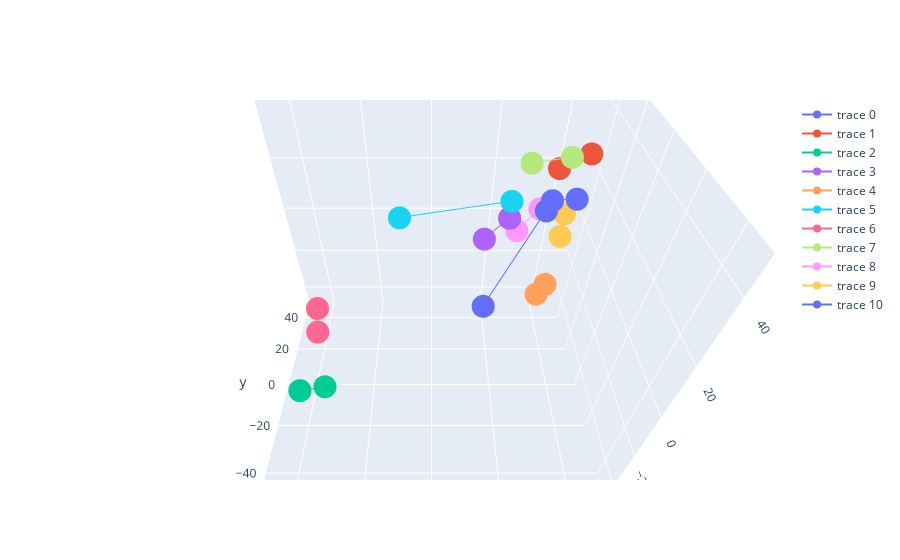

The notebook cell saved with this chart:
### Code cell
figure=go.Figure(
    data=data,
    layout=go.Layout(
      
        scene=dict(
            xaxis=dict(title="x", range = (-RANGE,RANGE)),
            yaxis=dict(title="y",range = (-RANGE,RANGE)),
            zaxis=dict(title="z", range = (-RANGE,RANGE))
                  ),

    ))


name = ''
# Default parameters which are used when `layout.scene.camera` is not provided
camera = dict(
    up=dict(x=0, y=0, z=1),
    center=dict(x=0, y=0, z=0),
    eye=dict(x=0, y=-1, z=1)
)

figure.update_layout(scene_camera=camera, title=name)#

figure.show()

### Figure 1 — Plotly figure (JSON) as saved in the notebook; plotly's stock layout.template omitted (floating-point values rounded to 4 significant figures)
{"data": [{"mode": "markers+lines", "text": ["France", "Paris"], "type": "scatter3d", "x": [30.33, 34.7], "y": [9.274, 3.413], "z": [26.23, 30.02]}, {"mode": "markers+lines", "text": ["London", "England"], "type": "scatter3d", "x": [37.53, 31.97], "y": [10.87, 16.05], "z": [39.23, 32.6]}, {"mode": "markers+lines", "text": ["Mali", "Bamako"], "type": "scatter3d", "x": [-38.65, -32.56], "y": [-20.42, -15.57], "z": [-27.32, -31.37]}, {"mode": "markers+lines", "text": ["Italy", "Rome"], "type": "scatter3d", "x": [20.86, 14.69], "y": [13.39, 13.6], "z": [17.98, 10.2]}, {"mode": "markers+lines", "text": ["Poland", "Warsaw"], "type": "scatter3d", "x": [35.51, 37.2], "y": [24.71, 22.68], "z": [-22.73, -16.07]}, {"mode": "markers+lines", "text": ["Spain", "Madrid"], "type": "scatter3d", "x": [20.18, -10.28], "y": [9.381, 36.96], "z": [25.97, 3.737]}, {"mode": "markers+lines", "text": ["Kenya", "Nairobi"], "type": "scatter3d", "x": [-27.64, -27.05], "y": [-23.98, -21.11], "z": [4.771, 11.17]}, {"mode": "markers+lines", "text": ["Germany", "Berlin"], "type": "scatter3d", "x": [23.82, 31.4], "y": [10.53, 4.165], "z": [36.8, 41.35]}, {"mode": "markers+lines", "text": ["Japan", "Tokyo"], "type": "scatter3d", "x": [30.45, 25.58], "y": [22.2, 25.71], "z": [16.02, 5.547]}, {"mode": "markers+lines", "text": ["China", "Beijing"], "type": "scatter3d", "x": [38.21, 39.03], "y": [24.07, 25.57], "z": [13.05, 3.273]}, {"mode": "markers+lines", "text": ["Jordan", "Amman"], "type": "scatter3d", "x": [25.11, 12.54], "y": [-8.69, -17.45], "z": [33.55, 8.687]}], "layout": {"scene": {"camera": {"center": {"x": 0, "y": 0, "z": 0}, "eye": {"x": 0, "y": -1, "z": 1}, "up": {"x": 0, "y": 0, "z": 1}}, "xaxis": {"range": [-50, 50], "title": {"text": "x"}}, "yaxis": {"range": [-50, 50], "title": {"text": "y"}}, "zaxis": {"range": [-50, 50], "title": {"text": "z"}}}, "title": {"text": ""}}}
